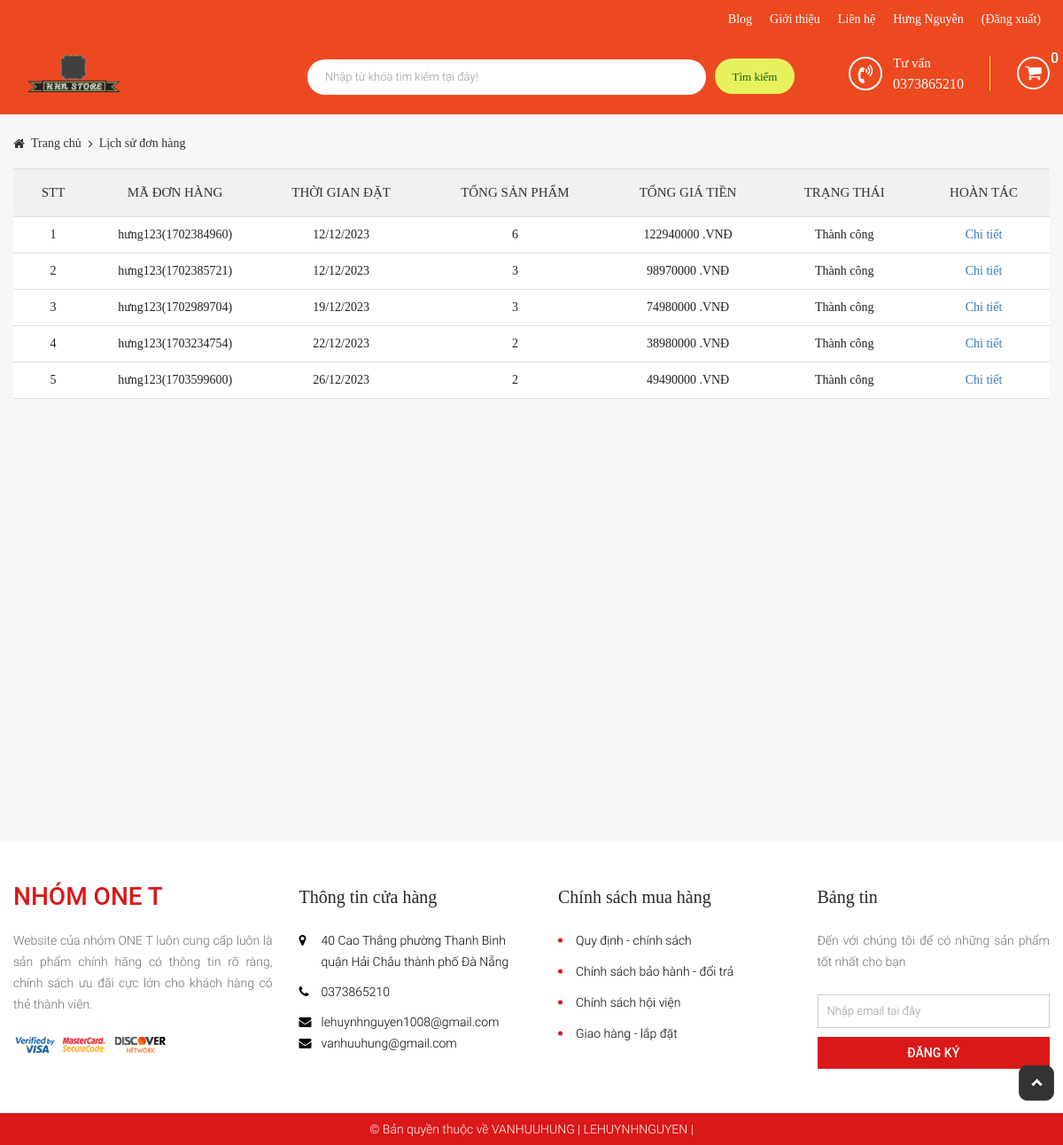
/?modules=checkouts&controllers=index&action=story (signed in), run on the app's committed database.
### tables this page shows
CREATE TABLE `tbl_order` (
  `id` int(11) NOT NULL,
  `custom_id` int(11) NOT NULL,
  `total_price` float NOT NULL,
  `total_num_product` int(11) NOT NULL,
  `create_date` varchar(255) NOT NULL,
  `note` text NOT NULL,
  `payment_method` varchar(255) NOT NULL,
  `status` enum('Thành công','Chờ xác nhận','Hủy','') NOT NULL,
  `id_cart` int(11) NOT NULL,
  `time` varchar(255) NOT NULL,
  `code` varchar(255) NOT NULL,
  `date_confirm` varchar(255) NOT NULL
);

### libraries/database.php (called while the page is built, shortened)
<?php
function db_query($query_string) {
    global $conn;
    $result = mysqli_query($conn, $query_string);
    return $result;
}
function db_fetch_array($query_string) {
    $result = array();
    $mysqli_result = db_query($query_string);
    while ($row = mysqli_fetch_assoc($mysqli_result)) {
        $result[] = $row;
    }
    return $result;
}

### modules/checkouts/models/indexModel.php (called while the page is built, shortened)
<?php
function getListOrder($id_customer){
	return db_fetch_array("SELECT * FROM `tbl_order` WHERE `custom_id` = '$id_customer'");
}
 ?>

### modules/checkouts/controllers/indexController.php (called while the page is built, shortened)
<?php
function storyAction(){
	$data = array();
	if(!empty($_SESSION['id_customer']))
	$data = getListOrder($_SESSION['id_customer']);
	load_view('story',$data);
}
 ?>

### core/router.php (called while the page is built, shortened)
<?php
$action_name = get_action().'Action';
call_function(array('construct', $action_name));

### core/appload.php (called while the page is built, shortened)
<?php
require CONFIGPATH . DIRECTORY_SEPARATOR . 'database.php';
require LIBPATH . DIRECTORY_SEPARATOR . 'database.php';
require COREPATH . DIRECTORY_SEPARATOR . 'base.php';
require COREPATH . DIRECTORY_SEPARATOR . 'router.php';

### index.php (called while the page is built, shortened)
<?php
require COREPATH.DIRECTORY_SEPARATOR.'appload.php';

### modules/checkouts/views/storyView.php (the view, shortened to what this page needs)
<div id="main-content-wp" class="cart-page" style="padding-bottom: 500px;">
    <div class="section" id="breadcrumb-wp">
        <div class="wp-inner">
            <div class="section-detail">
                <ul class="list-item clearfix">
                    <li>
                        <a href="?page=home" title="">Trang chủ</a>
                    </li>
                    <li>
                        <a href="" title="">Lịch sử đơn hàng</a>
                    </li>
                </ul>
            </div>
        </div>
    </div>
    <div id="wrapper" class="wp-inner clearfix">
        <div class="section" id="info-cart-wp">
            <div class="section-detail table-responsive">
                <table class="table">
                    <thead>
                        <tr>
                            <td>STT</td>
                            <td>Mã đơn hàng</td>
                            <td>Thời gian đặt</td>
                            <td>Tổng sản phẩm</td>
                            <td>Tổng giá tiền</td>
                            <td>Trạng thái</td>
                            <td>Hoàn tác</td>
                        </tr>
                    </thead>
                    <tbody>
                        <?php if(!empty($data)) foreach ($data as $key => $value) {?>
                        <tr>
                            <td><?php echo ($key +1); ?></td>
                            <td><?php echo $value['code']; ?></td>
                            <td><?php echo $value['create_date']; ?></td>
                            <td><?php echo $value['total_num_product']; ?></td>
                            <td><?php echo $value['total_price'].' .VNĐ' ?></td>
                            <td><?php echo $value['status'] ;?></td>
                            <td><a href="?modules=checkouts&controllers=index&action=detailStory&idOrder=<?php echo $value['id']; ?>&code=<?php echo $value['code']; ?>" title="" class="name-product">Chi tiết</a></td>
                           <?php }; ?>
                        </tr>
                    </tbody>
                </table>
            </div>
        </div>
    </div>
</div>

### core/base.php (shortened to what this page needs)
<?php
function get_module() {
    global $config;
    $module = isset($_GET['modules']) ? $_GET['modules'] : $config['default_module'];
    return $module;
}
function call_function($list_function = array()) {
    if (is_array($list_function)) {
        foreach ($list_function as $f) {
            if (function_exists($f())) {
                $f();
            }
        }
    }
}
function load_view($name, $data_send = array()) {
    $data = $data_send;
    $path = MODULESPATH . DIRECTORY_SEPARATOR . get_module() . DIRECTORY_SEPARATOR . 'views' . DIRECTORY_SEPARATOR . $name . 'View.php';
    if (file_exists($path)) {
        require $path;
    } else {
        echo "Không tìm thấy {$path}";
    }
}
function get_header($name = '') {
    global $data;
    if (empty($name)) {
        $name = 'header';
    } else {
        $name = "header-{$name}";
    }
    $path = LAYOUTPATH . DIRECTORY_SEPARATOR . $name . '.php';
    if (file_exists($path)) {
        if (is_array($data)) {
            foreach ($data as $key => $a) {
                $$key = $a;
            }
        }
        require $path;
    } else {
        echo "Không tìm thấy {$path}";
    }
}
function get_footer($name = '') {
    global $data;
    if (empty($name)) {
        $name = 'footer';
    } else {
        $name = "footer-{$name}";
    }
    $path = LAYOUTPATH . DIRECTORY_SEPARATOR . $name . '.php';
    if (file_exists($path)) {
        if (is_array($data)) {
            foreach ($data as $key => $a) {
                $$key = $a;
            }
        }
        require $path;
    } else {
        echo "Không tìm thấy {$path}";
    }
}
?>

### public/css/import/global.css (style rules this page uses)
body { font-family: 'Roboto Regular'; font-size: 14px; line-height: normal; color: #272727; line-height: 24px; }
.wp-inner { width: 1170px; margin: 0px auto; }
ul li { list-style: none!important; }
a { text-decoration: none!important; }
.table-responsive { overflow-x: inherit; }

### public/css/import/home.css (style rules this page uses)
#main-content-wp { background: #f7f7f7; padding-top: 25px; padding-bottom: 75px; }

### public/css/import/category_product.css (style rules this page uses)
#breadcrumb-wp { margin-bottom: 20px; }
#breadcrumb-wp .list-item li { float: left; }
#breadcrumb-wp .list-item li a { position: relative; display: block; color: #333; padding-left: 20px; line-height: normal; }
#breadcrumb-wp .list-item li:first-child a:before { position: absolute; content: '\f015'; font-family: 'FontAwesome'; top: 1px; left: 0; line-height: normal; }
#breadcrumb-wp .list-item li:nth-child(n+2) a:before { position: absolute; content: '\f105'; font-family: 'FontAwesome'; top: 1px; left: 8px; line-height: normal; }

### public/css/import/cart.css (style rules this page uses)
.table { margin-bottom: 0!important; }
.table thead { border-top: 1px solid #ddd; }
.table tbody { background: #fff; }
.cart-page { font-family: 'Roboto Regular'; }
#info-cart-wp table tr td { display: table-cell; vertical-align: middle; text-align: center; }
#info-cart-wp table thead tr td { font-size: 15px; line-height: normal; text-transform: uppercase; padding: 18px 25px; color: #333; background: #f1f1f1; border: 0; }
#info-cart-wp table tbody tr td { color: #222; padding: 10px 0px; }
.table>tbody>tr>th, .table>tbody>tr>td { border-bottom: 1px solid #ddd; }

### data on the page
tbl_order: code "hưng123(1702384960)", create_date "12/12/2023", total_num_product "6", total_price "122940000", status "Thành công"
tbl_order: code "hưng123(1702385721)", create_date "12/12/2023", total_num_product "3", total_price "98970000", status "Thành công"
tbl_order: code "hưng123(1702989704)", create_date "19/12/2023", total_num_product "3", total_price "74980000", status "Thành công"
tbl_order: code "hưng123(1703234754)", create_date "22/12/2023", total_num_product "2", total_price "38980000", status "Thành công"
tbl_order: code "hưng123(1703599600)", create_date "26/12/2023", total_num_product "2", total_price "49490000", status "Thành công"
